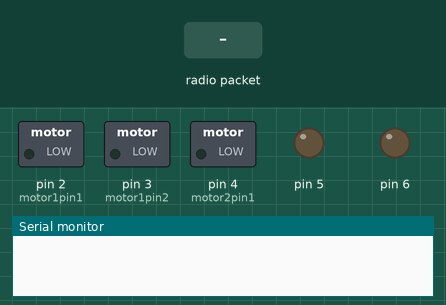
Recording of a sketch running on a simulated Arduino Uno, built with avr-gcc and run on an emulated ATmega328P. Shown: switched loads named in the sketch (green lamp = pin HIGH), output pins drawn as LEDs (lit = HIGH), the last lines printed to the serial monitor. The inputs (shaded band) are chosen by the test bench. No radio packets arrive unless stated; pins used as bus, display or sensor lines are not drawn.

Above: at 1.2 s.
1.3 s: radio packet "f" arrives
At 1.6 s:
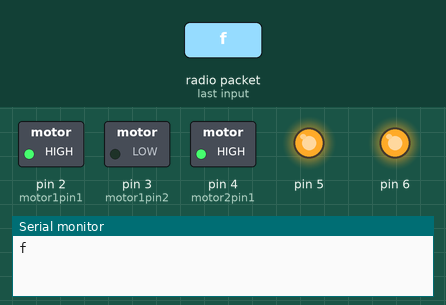
2.8 s: radio packet "r" arrives
At 3.9 s:
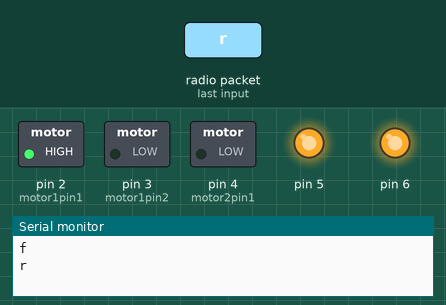
4.3 s: radio packet "l" arrives
At 5.0 s:
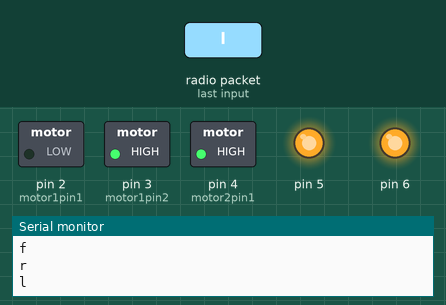
5.8 s: radio packet "stop" arrives
At 6.2 s:
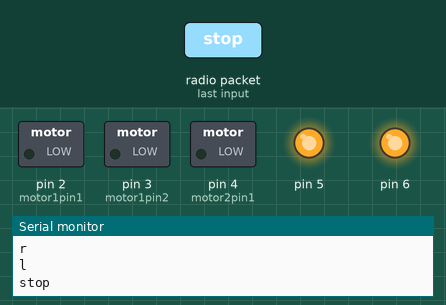
Timing chart, 0 to 8.3 s (numbered marks = the images above; inputs shaded):
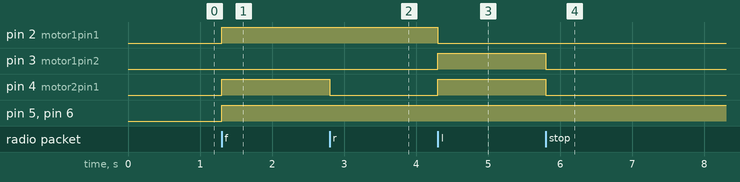

Measured:
- after the input at 1.3 s, pin 2 (motor1pin1), pin 4 (motor2pin1), pin 5, pin 6: LOW → HIGH at once
- after the input at 2.8 s, pin 4 (motor2pin1): HIGH → LOW at once
- after the input at 4.3 s, pin 2 (motor1pin1): HIGH → LOW at once; pin 3 (motor1pin2), pin 4 (motor2pin1): LOW → HIGH at once
- after the input at 5.8 s, pin 3 (motor1pin2), pin 4 (motor2pin1): HIGH → LOW at once

The sketch:

receiver.ino
```cpp
/*
* Arduino Wireless Communication Tutorial
*       Example 1 - Receiver Code
*
* by Dejan Nedelkovski, www.HowToMechatronics.com
*
* Library: TMRh20/RF24, https://github.com/tmrh20/RF24/
*/

int motor1pin1 = 2;
int motor1pin2 = 3;
int motor2pin1 = 4;
int motor2pin2 = 7;
String command;

#include <SPI.h>
#include <nRF24L01.h>
#include <RF24.h>

RF24 radio(7, 8); // CE, CSN

const byte address[6] = "00001";

void setup() {
  Serial.begin(9600);
  radio.begin();
  radio.openReadingPipe(0, address);
  radio.setPALevel(RF24_PA_MIN);
  radio.startListening();

  pinMode(motor1pin1,OUTPUT);
  pinMode(motor1pin2,OUTPUT);
  pinMode(motor2pin1,OUTPUT);
  pinMode(motor2pin2,OUTPUT);
  pinMode(5,OUTPUT);
  pinMode(6,OUTPUT);

}

void loop() {
  if (radio.available()) {
    char text[32] = "";
    radio.read(&text, sizeof(text));
    Serial.println(text);
    command = text;
    if (command == "f") {
      //Serial.println("HERE");
      analogWrite(5,255);
      analogWrite(6,255);
      digitalWrite(motor1pin1, HIGH);
      digitalWrite(motor1pin2, LOW);

      digitalWrite(motor2pin1, HIGH);
      digitalWrite(motor2pin2, LOW);
    }
    else if (command == "r") {
      digitalWrite(motor1pin1, HIGH);
      digitalWrite(motor1pin2, LOW);

      digitalWrite(motor2pin1, LOW);
      digitalWrite(motor2pin2, HIGH);
    }
    else if (command == "l") {
      digitalWrite(motor1pin1, LOW);
      digitalWrite(motor1pin2, HIGH);

      digitalWrite(motor2pin1, HIGH);
      digitalWrite(motor2pin2, LOW);
    }
    else if (command == "stop") {
      digitalWrite(motor1pin1, LOW);
      digitalWrite(motor1pin2, LOW);
      digitalWrite(motor2pin1, LOW);
      digitalWrite(motor2pin2, LOW);
    }

  }
}
```
